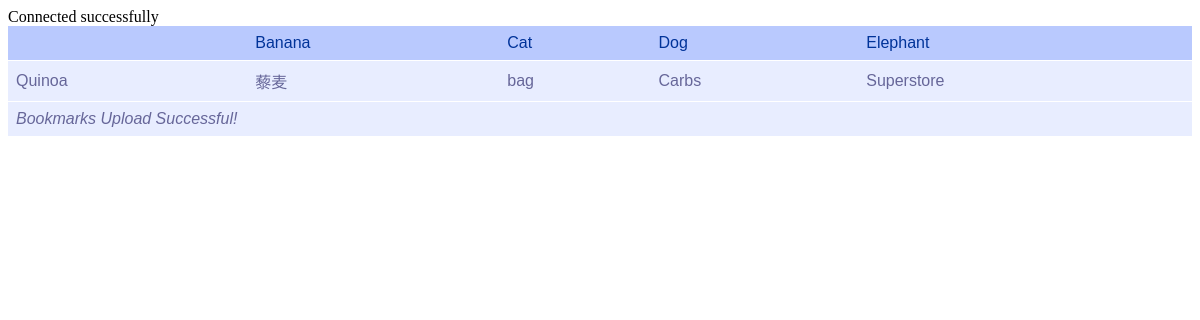
/inventorySummary.php, run on an earlier commit of the app's database.
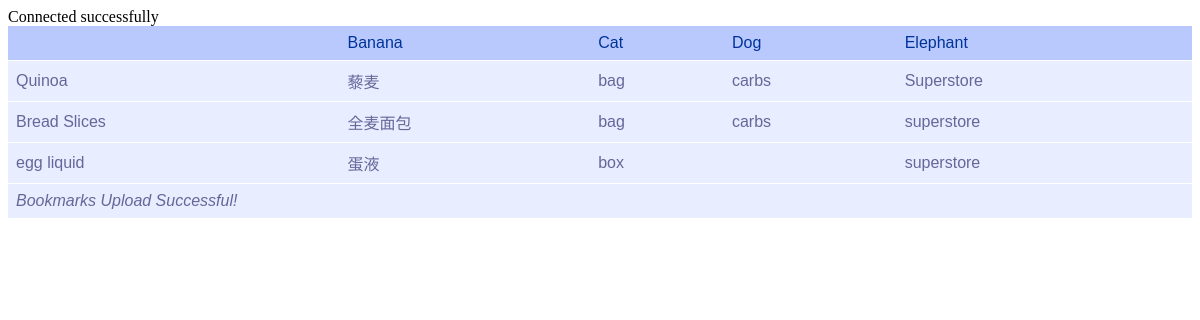
And on a later commit of the database.
### tables this page shows
CREATE TABLE `product` (
  `pd_id` int(4) NOT NULL,
  `pd_cd` varchar(30) NOT NULL,
  `pd_name` varchar(30) NOT NULL,
  `pd_zh` text NOT NULL,
  `pd_unit` varchar(10) NOT NULL,
  `pd_dis` tinyint(1) NOT NULL DEFAULT '0',
  `pd_cost` decimal(11,0) NOT NULL,
  `pd_supplier` varchar(30) NOT NULL,
  `pd_category` varchar(30) NOT NULL,
  `pd_descri` text NOT NULL
);

### public_html/inventorySummary.php (the view, shortened to what this page needs)
<?php
  $servername="localhost";
  $username="id2006420_admin";
  $password="12qw34er";
  $dbname="id2006420_db001";
  $conn = new mysqli($servername, $username, $password, $dbname);
  mysqli_set_charset($conn,"utf8");
?>
<!DOCTYPE html>
<html>
	<head>
	</head>
	<body>
		<table id="rounded-corner" summary="Bookmarks Table">
			<thead>
				<tr>
					<th scope="col" class="rounded-company">
          </th>
					<th scope="col" class="rounded-q1">Banana</th>
					<th scope="col" class="rounded-q2">Cat</th>
					<th scope="col" class="rounded-q3">Dog</th>
					<th scope="col" class="rounded-q4">Elephant</th>
				</tr>
			</thead>
				<tfoot>
				<tr>
					<td colspan="4" class="rounded-foot-left"><em id = "time">
						Bookmarks Upload Successful!</em></td>
					<td class="rounded-foot-right">&nbsp;</td>
				</tr>
			</tfoot>
			<tbody>
				<?php
          $sql1 = "SELECT * FROM Product";
          $result = $conn->query($sql1);
          if ($result->num_rows > 0) {
              while($row = $result->fetch_assoc())
              {
                echo '
                  <tr>
                    <td>'.$row['pd_name'].'</td>
                    <td>'.$row['pd_zh'].'</td>
                    <td>'.$row['pd_unit'].'</td>
                    <td>'.$row['pd_category'].'</td>
                    <td>'.$row['pd_supplier'].'</td>
                  </tr>';
              }
          } else
              echo "0 results";
				?>
			</tbody>
		</table>
	</body>
</html>

### public_html/inventorySummary.php (style rules this page uses)
#rounded-corner { font-family: "Lucida Sans Unicode", "Lucida Grande", Sans-Serif; font-size: medium; width: 100%; text-align: left; border-collapse: collapse; }
#rounded-corner thead th.rounded-company { background: #b9c9fe url('left.png') left -1px no-repeat; }
#rounded-corner thead th.rounded-q4 { background: #b9c9fe url('right.png') right -1px no-repeat; }
#rounded-corner th { padding: 8px; font-weight: normal; font-size: medium; color: #039; background: #b9c9fe; }
#rounded-corner td { padding: 8px; background: #e8edff; border-top: 1px solid #fff; color: #669; }
#rounded-corner tfoot td.rounded-foot-left { background: #e8edff url('botleft.png') left bottom no-repeat; }
#rounded-corner tfoot td.rounded-foot-right { background: #e8edff url('botright.png') right bottom no-repeat; }

What changed in the data, as far as the page shows it:
changed product "Quinoa": pd_category "Carbs" → "carbs"
added product: pd_name "Bread Slices", pd_zh "全麦面包", pd_unit "bag", pd_category "carbs", pd_supplier "superstore"
added product: pd_name "egg liquid", pd_zh "蛋液", pd_unit "box", pd_supplier "superstore"
